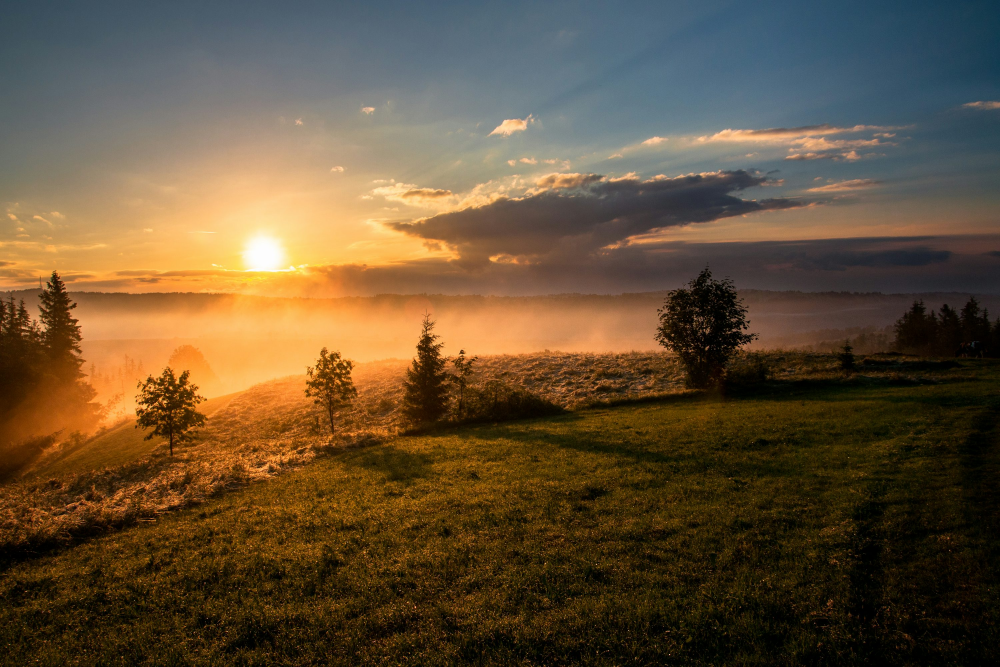
#> input picture 5.hafta/task1/colorful_landscape.webp, 3000 x 2000 px, found by its file name (shown at 1/3 size)
$ python task1.py
#> lines starting #> are read from the running program, lines starting #| are printed output that depends on the picture
import cv2
import numpy as np
import os

print(os.getcwd())
print(os.listdir())

# ---- Ayarlar ----
img_path = r"C:\Users\Rohat\Desktop\Kaan\5.hafta\task1\colorful_landscape.webp"


img = cv2.imread(img_path)
#> img is the input picture: shape (2000, 3000, 3); mean B, G, R 55.4, 80.4, 99.9

if img is None:
    print("Görsel bulunamadı, yolu kontrol et:", img_path)
    raise SystemExit()

# 1) Orijinal görüntü
cv2.imshow("Rohat - Orijinal", img)

# 2) Boyut / kanal bilgisi
h, w, ch = img.shape
#> h = 2000; w = 3000; ch = 3
print(f"Genislik: {w}, Yukseklik: {h}, Kanal: {ch}")
#| Genislik: 3000, Yukseklik: 2000, Kanal: 3

# 3) Kanalları ayır
b, g, r = cv2.split(img)
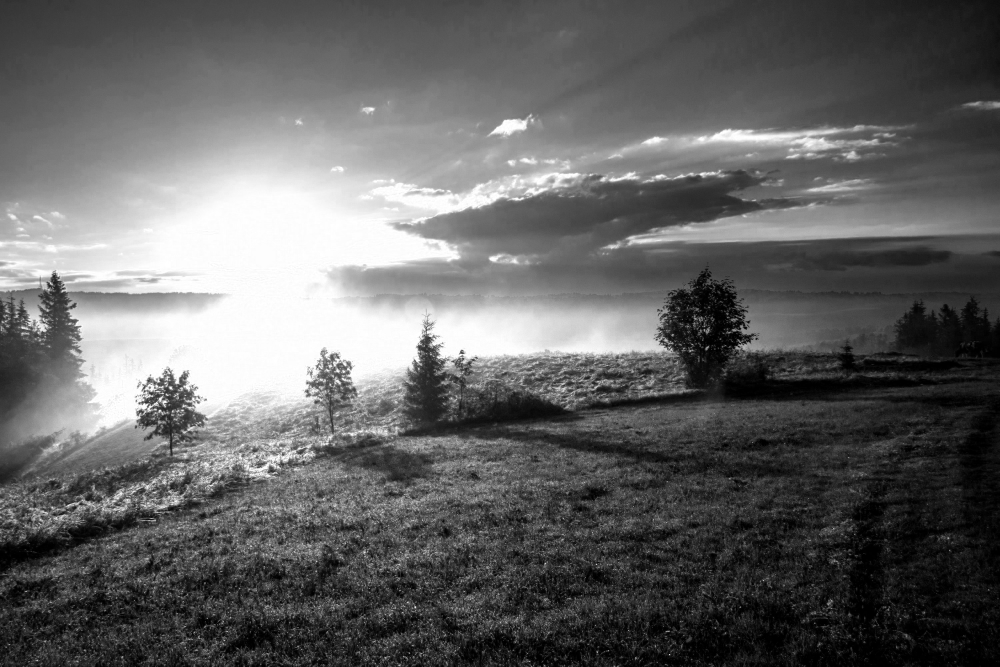
#> r: shape (2000, 3000) (shown at 1/3 size); min 0, max 255, mean 99.9

cv2.imshow("Mavi (B)", b)
cv2.imshow("Yesil (G)", g)
cv2.imshow("Kirmizi (R)", r)

# 4) R ve B kanal degisimi
rb_swapped = cv2.merge([r, g, b])
cv2.imshow("R-B Degistirilmis", rb_swapped)

# 5) Kirpma & yeniden boyutlandirma
# köşeden değil, hafif yan ortadan bir bölge alalım
y1 = h // 5
#> y1 = 400
y2 = y1 + h // 2
#> y2 = 1400
x1 = w // 6
#> x1 = 500
x2 = x1 + w // 2
#> x2 = 2000

cropped = img[y1:y2, x1:x2]
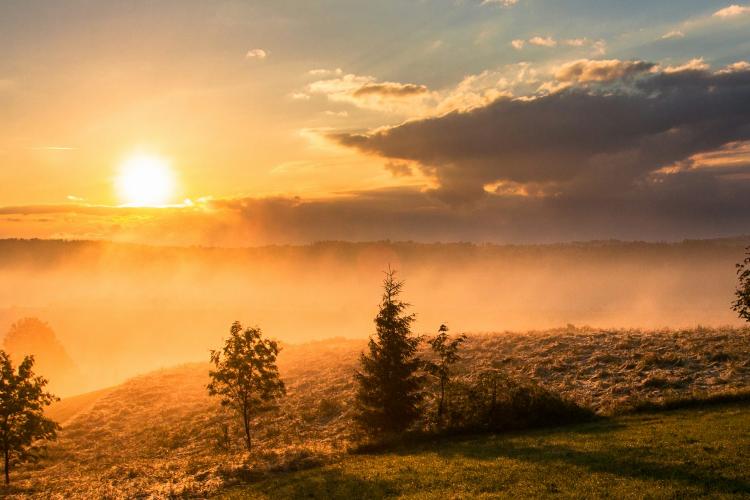
#> cropped: shape (1000, 1500, 3) (shown at 1/2 size); mean B, G, R 71.5, 123.1, 169.2
resized = cv2.resize(cropped, (220, 220))
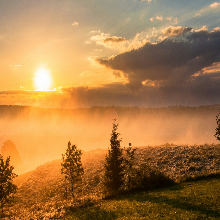
#> resized: shape (220, 220, 3); mean B, G, R 71.4, 123, 169.1
cv2.imshow("Kirp + Resize (Rohat Style)", resized)

# 6) Gri tonlama
gray = cv2.cvtColor(img, cv2.COLOR_BGR2GRAY)
cv2.imshow("Gri Tonlama", gray)

# ---- Özel Filtre 1: Sicak ton (Warm) ----
warm = img.copy().astype(np.int16)

# biraz sarımsı ve kırmızılı bir hava katsın
warm[:, :, 2] += 35   # R
warm[:, :, 1] += 15   # G
warm[:, :, 0] -= 15   # B

warm = np.clip(warm, 0, 255).astype(np.uint8)
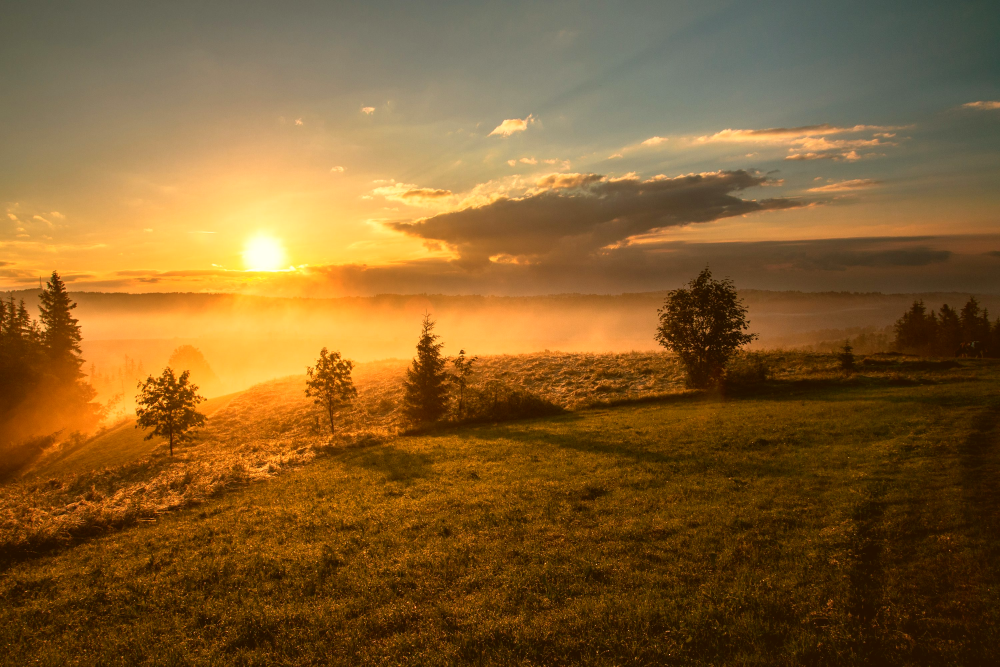
#> warm: shape (2000, 3000, 3) (shown at 1/3 size); mean B, G, R 45.5, 95.4, 132
cv2.imshow("Sicak Ton - Rohat", warm)

# ---- Özel Filtre 2: Vintage / hafif soluk film efekti ----
# önce hafif blur, sonra kontrast/parlaklık oynama
blur = cv2.GaussianBlur(img, (17, 17), 0)

alpha = 0.65  # kontrast
beta = -20    # parlaklığı biraz düşür
vintage = cv2.convertScaleAbs(blur, alpha=alpha, beta=beta)
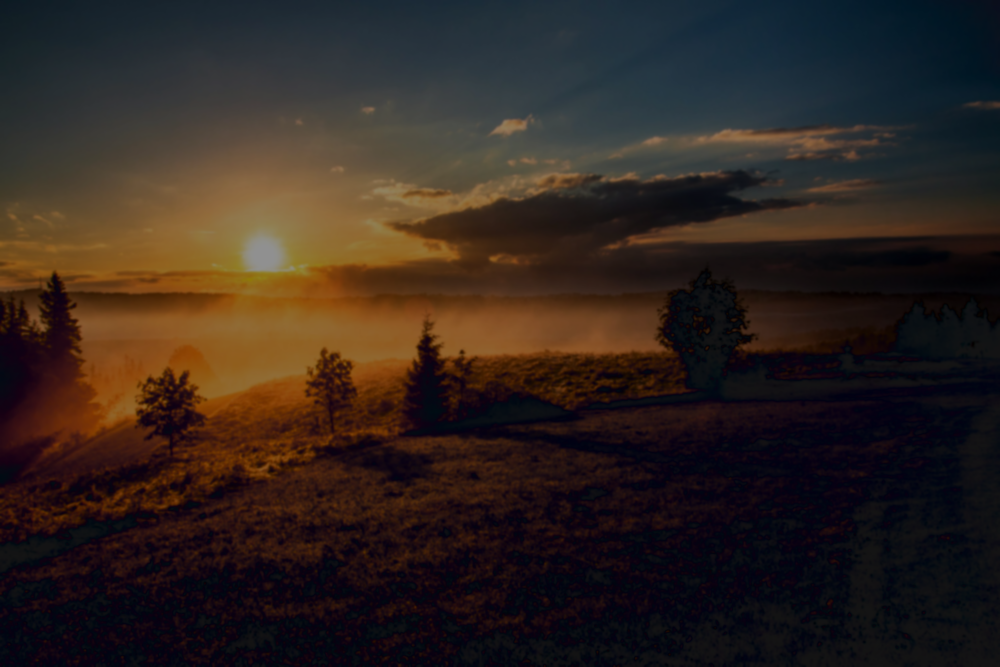
#> vintage: shape (2000, 3000, 3) (shown at 1/3 size); mean B, G, R 30.8, 36.2, 47.7

# biraz da orijinalle karıştıralım
vintage_mix = cv2.addWeighted(img, 0.5, vintage, 0.5, 0)
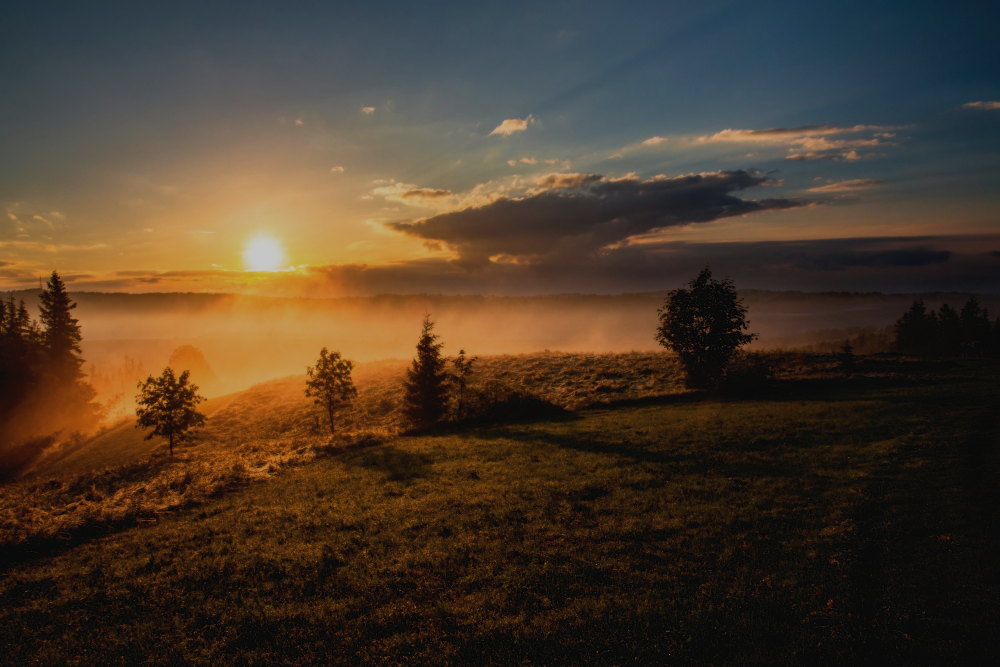
#> vintage_mix: shape (2000, 3000, 3) (shown at 1/3 size); mean B, G, R 43.1, 58.3, 73.8
cv2.imshow("Vintage - Rohat Mix", vintage_mix)

# bonus: hafif yatay çevirilmiş versiyon (tamamen ekstra, projeyi zengin gösterir)
flipped = cv2.flip(img, 1)
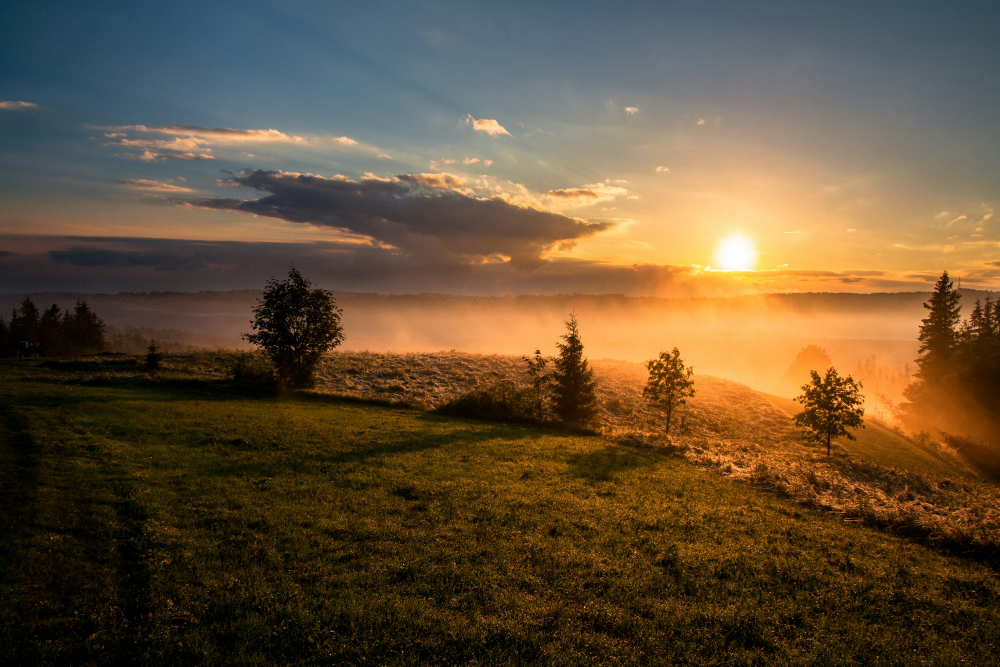
#> flipped: shape (2000, 3000, 3) (shown at 1/3 size); mean B, G, R 55.4, 80.4, 99.9
cv2.imshow("Ayna Efektli (Ekstra)", flipped)

cv2.waitKey(0)
cv2.destroyAllWindows()
